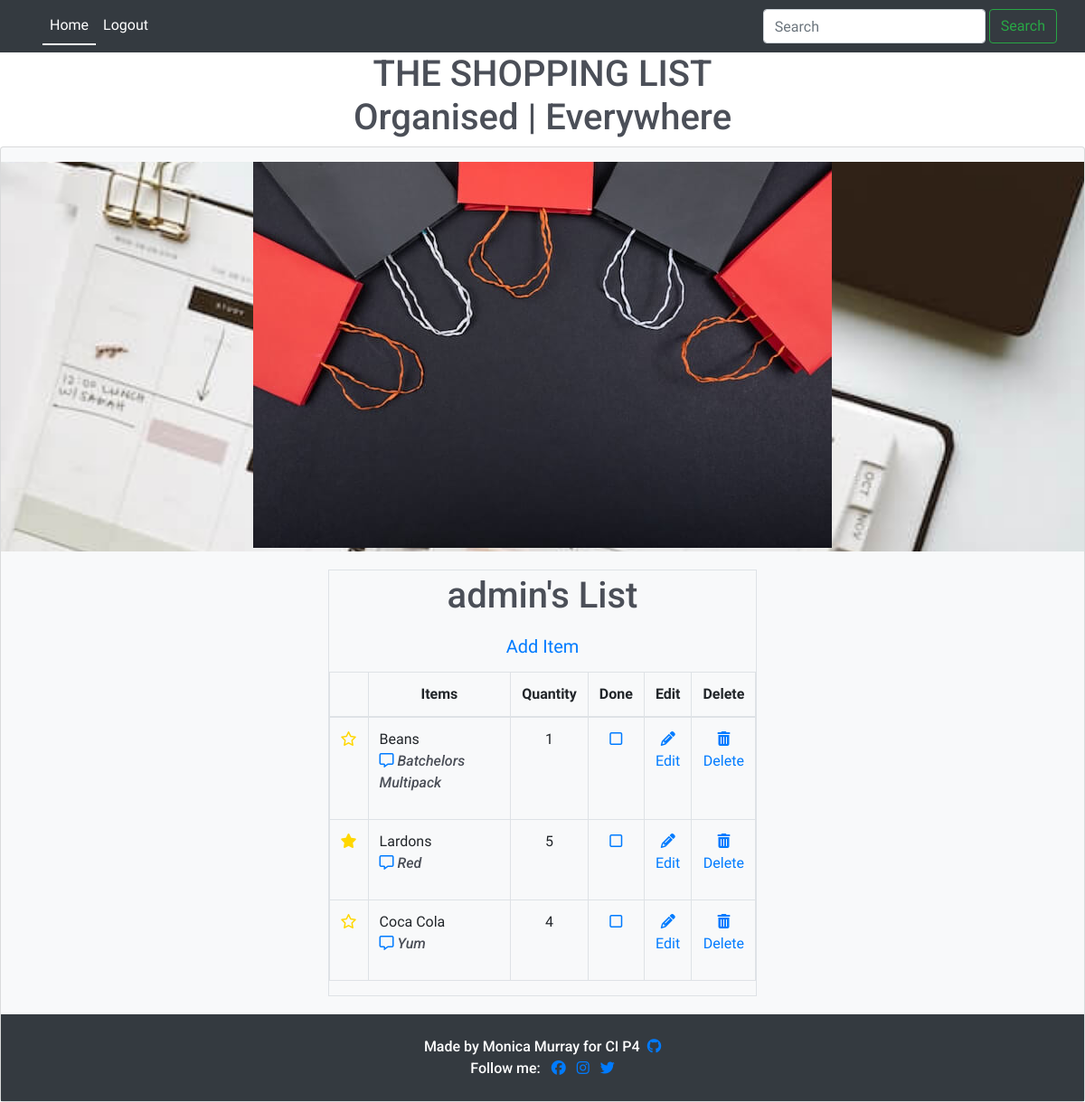
The app's page / (signed in) with its own data.
### list/models.py (models this page shows, shortened)
class Entry(models.Model):
    item_name = models.CharField(
        max_length=60, null=False, blank=False, unique=True)
    quantity = models.IntegerField(
        choices=QUANTITY_CHOICES, default='1')
    star = models.BooleanField(default=False)
    user = models.ForeignKey(User, on_delete=models.CASCADE)
    category = models.CharField(
        max_length=20, choices=CATEGORY_CHOICES, default='Fresh')
    added_on = models.DateTimeField(auto_now_add=True)
    check_item_as_done = models.BooleanField(default=False)
    class Meta:
        ordering = ['-added_on', '-star',]

class Note(models.Model):
    item = models.OneToOneField(
        Entry, on_delete=models.CASCADE, related_name='notes')
    user = models.ForeignKey(User, on_delete=models.CASCADE)
    body = models.TextField()
    added_on = models.DateTimeField(auto_now_add=True)
    def __str__(self):
        return self.body

### list/views.py (the view, shortened to what this page needs)
# urls.py: path('', views.EntryList.as_view(), name='home'),
class EntryList(LoginRequiredMixin, generic.ListView):
    model = Entry
    queryset = Entry.objects.all()
    template_name = 'index.html'
    paginate_by = 100
    def get_queryset(self, **kwargs):
        queryset = Entry.objects.filter(user=self.request.user)
        search = self.request.GET.get('query')
        if search:
            queryset = queryset.filter(
                Q(category__icontains=search)|Q(item_name__icontains=search)|
                Q(category__in=[choice[0] for choice in CATEGORY_CHOICES if choice[1].lower().startswith(search.lower())])
            )
        return queryset

### templates/index.html (shortened to what this page needs)
{% extends 'base.html' %}
{% load static %}
{% block content %}
<div class="image-container mt-3">
  <img
    src="{% static 'images/tamanna-rumee-eD1RNYzzUxc-unsplash (1) (1).jpg' %}"
    class="img-fluid"
    alt="The Shopping List and Organiser landing image"
  />
</div>
<div class="card-body justify-content-center">
  <div class="row justify-content-center">
  {% if user.is_authenticated %}
    <div class="table-responsive-sm table-bordered pt-1">
      <h1>{{user.username}}'s List</h1>
      <button type="button" class="btn btn-lg mb-1">
        <a href="{% url 'add' %}">Add Item</a>
      </button>
      <div style="max-width: 100%; max-height: 400px; overflow-y: scroll">
        <table class="table">
          <thead>
            <tr>
              <th scope="col" class="w-auto"></th>
              <th scope="col"class="w-50">Items</th>
              <th scope="col" class="w-auto">Quantity</th>
              <th scope="col" class="w-auto">Done</th>
              <th scope="col" class="w-auto">Edit</th>
              <th scope="col" class="w-auto">Delete</th>
            </tr>
          </thead>
          <tbody>
            {% for entry in entry_list %}
            <tr>
              {% if entry.star %}
                <td>
                  <a href="{% url 'toggle_star' entry.id %}">
                    <i class="fa-solid fa-star" style="color: gold"></i>
                  </a>
                </td>
              {% else %}
                <td>
                  <a href="{% url 'toggle_star' entry.id %}">
                    <i class="fa-regular fa-star" style="color: gold"></i>
                  </a>
                </td>
              {% endif %}
              {% if entry.check_item_as_done %}
                <td class="text-left text-capitalize">
                  <strike> {{ entry.item_name }} </strike>
                </td>
                <td>{{entry.quantity}}</td>
                <td>
                  <a href="{% url 'toggle_check' entry.id %}">
                    <i class="fa-solid fa-square-check"></i>
                  </a>
                </td>
                <td></td>
                <td>
                  <a href="{% url 'delete' entry.id %}"
                    ><i class="fa-solid fa-trash-can"></i> Delete</a>
                </td>
              {% else %}
                <td class="text-left text-capitalize">
                  {{ entry.item_name }}
                  <p
                    class="text-capitalize font-italic text-wrap"
                    style="width: 6rem"
                  >
                    <a href="{% url 'note' entry.id %}"
                      >
                      <i class="fa-regular fa-message"></i>
                      </a>
                      {{entry.notes}}
                  </p>
                </td>
                <td>{{entry.quantity}}</td>
                <td>
                  <a href="{% url 'toggle_check' entry.id %}">
                    <i class="fa-regular fa-square"></i>
                  </a>
                </td>
                <td>
                  <a href="{% url 'edit' entry.id %}">
                    <i class="fa-solid fa-pencil"></i> Edit</a>
                </td>
                <td>
                  <a href="{% url 'delete' entry.id %}">
                    <i class="fa-solid fa-trash-can"></i> Delete</a>
                </td>
              {% endif %}
            </tr>
            {% empty %}
              <tr>
              The Shopping list is currently empty.
              </tr>
            {% endfor %}
          </tbody>
        </table>
      </div>
    </div>
  {% endif %}
</div>
{% endblock %}

### static/css/style.css (style rules this page uses)
html, body { height: 100%; }
body { background-color: #fff; font-family: 'Nanum Myeongjo', 'Roboto', sans-serif; color: #fff; text-align: center; font-weight: 300; display: flex; flex-direction: column; padding-bottom: 150px; }
h1, h2, h3, h4, h5, h6, p { font-family: 'Roboto', sans-serif; color: #4b4f58; font-weight: 500; }
tbody { height: 120px; overflow-y: scroll; }
@media (min-width: 576px) { .image-container { background: url(../kat-love-KGd047jNsn0-unsplash.jpg) no-repeat center center; height: 100%; background-color: #fff; background-size: cover; } }
@media (min-width: 768px) { .image-container { background: url(../organiser_image.jpg) no-repeat center center; height: 100%; background-color: #fff; background-size: cover; } }

### records on screen
Entry: item_name "Beans", notes "Batchelors Multipack", quantity "1"
Entry: item_name "Lardons", notes "Red", quantity "5"
Entry: item_name "Coca Cola", notes "Yum", quantity "4"

### other values on screen
{{ user.username }} "admin"
